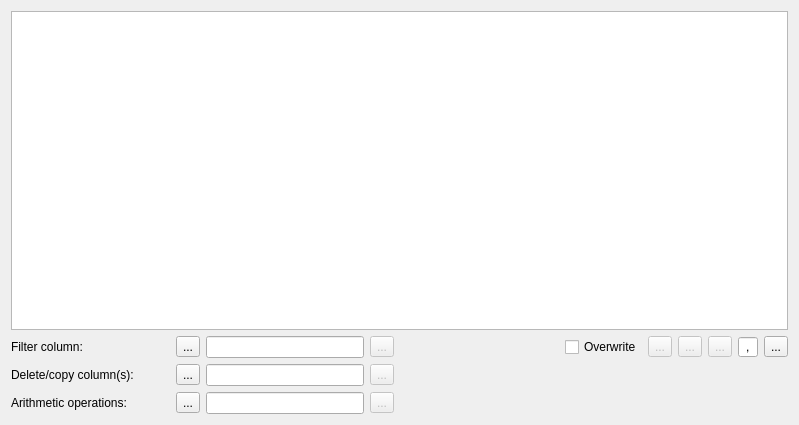
<?xml version="1.0" encoding="UTF-8"?>
<ui version="4.0">
 <class>Form</class>
 <widget class="QWidget" name="Form">
  <property name="geometry">
   <rect>
    <x>0</x>
    <y>0</y>
    <width>799</width>
    <height>425</height>
   </rect>
  </property>
  <property name="sizePolicy">
   <sizepolicy hsizetype="Minimum" vsizetype="Minimum">
    <horstretch>0</horstretch>
    <verstretch>0</verstretch>
   </sizepolicy>
  </property>
  <property name="windowTitle">
   <string>Data Editor</string>
  </property>
  <property name="windowIcon">
   <iconset>
    <normaloff>../icons/gear.png</normaloff>../icons/gear.png</iconset>
  </property>
  <layout class="QGridLayout" name="gridLayout">
   <item row="20" column="8">
    <widget class="QToolButton" name="saveButton">
     <property name="enabled">
      <bool>false</bool>
     </property>
     <property name="text">
      <string>...</string>
     </property>
     <property name="icon">
      <iconset>
       <normaloff>../icons/save.png</normaloff>../icons/save.png</iconset>
     </property>
    </widget>
   </item>
   <item row="22" column="3">
    <widget class="QLineEdit" name="columnCreationText">
     <property name="sizePolicy">
      <sizepolicy hsizetype="Preferred" vsizetype="Fixed">
       <horstretch>0</horstretch>
       <verstretch>0</verstretch>
      </sizepolicy>
     </property>
    </widget>
   </item>
   <item row="22" column="4">
    <widget class="QToolButton" name="columnCreationButton">
     <property name="enabled">
      <bool>false</bool>
     </property>
     <property name="text">
      <string>...</string>
     </property>
     <property name="icon">
      <iconset>
       <normaloff>../icons/go.png</normaloff>../icons/go.png</iconset>
     </property>
    </widget>
   </item>
   <item row="20" column="6">
    <widget class="QCheckBox" name="overwriteBox">
     <property name="sizePolicy">
      <sizepolicy hsizetype="Fixed" vsizetype="Fixed">
       <horstretch>0</horstretch>
       <verstretch>0</verstretch>
      </sizepolicy>
     </property>
     <property name="text">
      <string>Overwrite</string>
     </property>
    </widget>
   </item>
   <item row="21" column="2">
    <widget class="QToolButton" name="toolButton2">
     <property name="cursor">
      <cursorShape>WhatsThisCursor</cursorShape>
     </property>
     <property name="text">
      <string>...</string>
     </property>
     <property name="icon">
      <iconset>
       <normaloff>../icons/help.png</normaloff>../icons/help.png</iconset>
     </property>
    </widget>
   </item>
   <item row="20" column="4">
    <widget class="QToolButton" name="filterButton">
     <property name="enabled">
      <bool>false</bool>
     </property>
     <property name="text">
      <string>...</string>
     </property>
     <property name="icon">
      <iconset>
       <normaloff>../icons/go.png</normaloff>../icons/go.png</iconset>
     </property>
    </widget>
   </item>
   <item row="20" column="2">
    <widget class="QToolButton" name="toolButton1">
     <property name="cursor">
      <cursorShape>WhatsThisCursor</cursorShape>
     </property>
     <property name="text">
      <string>...</string>
     </property>
     <property name="icon">
      <iconset>
       <normaloff>../icons/help.png</normaloff>../icons/help.png</iconset>
     </property>
    </widget>
   </item>
   <item row="0" column="1" rowspan="19" colspan="11">
    <widget class="QTableWidget" name="tableWidget">
     <property name="sizePolicy">
      <sizepolicy hsizetype="Expanding" vsizetype="Preferred">
       <horstretch>0</horstretch>
       <verstretch>0</verstretch>
      </sizepolicy>
     </property>
     <property name="dragEnabled">
      <bool>false</bool>
     </property>
     <property name="alternatingRowColors">
      <bool>true</bool>
     </property>
     <property name="sortingEnabled">
      <bool>true</bool>
     </property>
    </widget>
   </item>
   <item row="22" column="2">
    <widget class="QToolButton" name="toolButton3">
     <property name="cursor">
      <cursorShape>WhatsThisCursor</cursorShape>
     </property>
     <property name="text">
      <string>...</string>
     </property>
     <property name="icon">
      <iconset>
       <normaloff>../icons/help.png</normaloff>../icons/help.png</iconset>
     </property>
    </widget>
   </item>
   <item row="21" column="3">
    <widget class="QLineEdit" name="columnEditText">
     <property name="sizePolicy">
      <sizepolicy hsizetype="Preferred" vsizetype="Fixed">
       <horstretch>0</horstretch>
       <verstretch>0</verstretch>
      </sizepolicy>
     </property>
    </widget>
   </item>
   <item row="20" column="11">
    <widget class="QToolButton" name="openButton">
     <property name="text">
      <string>...</string>
     </property>
     <property name="icon">
      <iconset>
       <normaloff>../icons/new folder.png</normaloff>../icons/new folder.png</iconset>
     </property>
    </widget>
   </item>
   <item row="20" column="7">
    <widget class="QToolButton" name="reloadDataButton">
     <property name="enabled">
      <bool>false</bool>
     </property>
     <property name="text">
      <string>...</string>
     </property>
     <property name="icon">
      <iconset>
       <normaloff>../icons/reset.png</normaloff>../icons/reset.png</iconset>
     </property>
    </widget>
   </item>
   <item row="22" column="1">
    <widget class="QLabel" name="label_3">
     <property name="text">
      <string>Arithmetic operations:</string>
     </property>
    </widget>
   </item>
   <item row="20" column="3">
    <widget class="QLineEdit" name="filterText">
     <property name="sizePolicy">
      <sizepolicy hsizetype="Preferred" vsizetype="Fixed">
       <horstretch>0</horstretch>
       <verstretch>0</verstretch>
      </sizepolicy>
     </property>
    </widget>
   </item>
   <item row="21" column="4">
    <widget class="QToolButton" name="columnEditButton">
     <property name="enabled">
      <bool>false</bool>
     </property>
     <property name="text">
      <string>...</string>
     </property>
     <property name="icon">
      <iconset>
       <normaloff>../icons/go.png</normaloff>../icons/go.png</iconset>
     </property>
    </widget>
   </item>
   <item row="20" column="1">
    <widget class="QLabel" name="label">
     <property name="text">
      <string>Filter column:</string>
     </property>
    </widget>
   </item>
   <item row="20" column="10">
    <widget class="QLineEdit" name="sepLine">
     <property name="sizePolicy">
      <sizepolicy hsizetype="Maximum" vsizetype="Fixed">
       <horstretch>0</horstretch>
       <verstretch>0</verstretch>
      </sizepolicy>
     </property>
     <property name="maximumSize">
      <size>
       <width>20</width>
       <height>20</height>
      </size>
     </property>
     <property name="text">
      <string>,</string>
     </property>
     <property name="alignment">
      <set>Qt::AlignCenter</set>
     </property>
    </widget>
   </item>
   <item row="21" column="1">
    <widget class="QLabel" name="label_2">
     <property name="text">
      <string>Delete/copy column(s):</string>
     </property>
    </widget>
   </item>
   <item row="20" column="9">
    <widget class="QToolButton" name="commandBoxButton">
     <property name="enabled">
      <bool>false</bool>
     </property>
     <property name="text">
      <string>...</string>
     </property>
     <property name="icon">
      <iconset>
       <normaloff>../icons/console.png</normaloff>../icons/console.png</iconset>
     </property>
    </widget>
   </item>
  </layout>
 </widget>
 <resources/>
 <connections/>
</ui>
